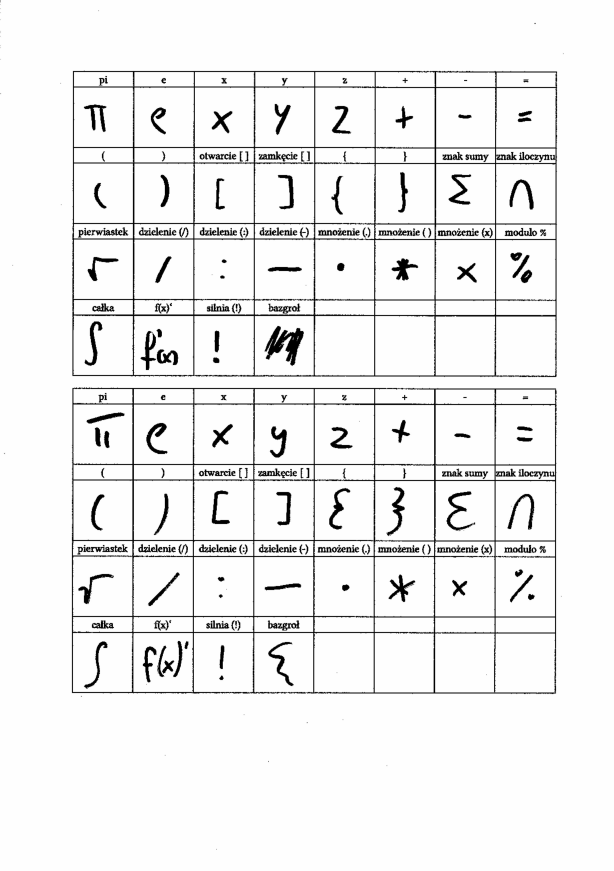
#> input picture assets/tables_to_crop/Zosia_Inz_0001.jpg, 2454 x 3484 px, given in place of Zosia_Inz_0009.jpg, which was not available (shown at 1/4 size)
$ python Cropp_test.py
#> lines starting #> are read from the running program, lines starting #| are printed output that depends on the picture; after the words box and inside, x2 and y2 are one past the last pixel; in counts of white or black regions, pixels touching at a corner belong together
#> in main, img is the input picture: shape (3484, 2454, 3); min 0, max 255, mean 239.5
import os

import cv2
import numpy as np

output_folder = 'assets/database'
os.makedirs(output_folder, exist_ok=True)

def cutting_out_cells(img, table, pic_number):
#> called with pic_number = 9
    gray = cv2.cvtColor(img, cv2.COLOR_BGR2GRAY)
    thresh = cv2.adaptiveThreshold(gray, 255, cv2.ADAPTIVE_THRESH_GAUSSIAN_C,
                                   cv2.THRESH_BINARY_INV, 11, 2)
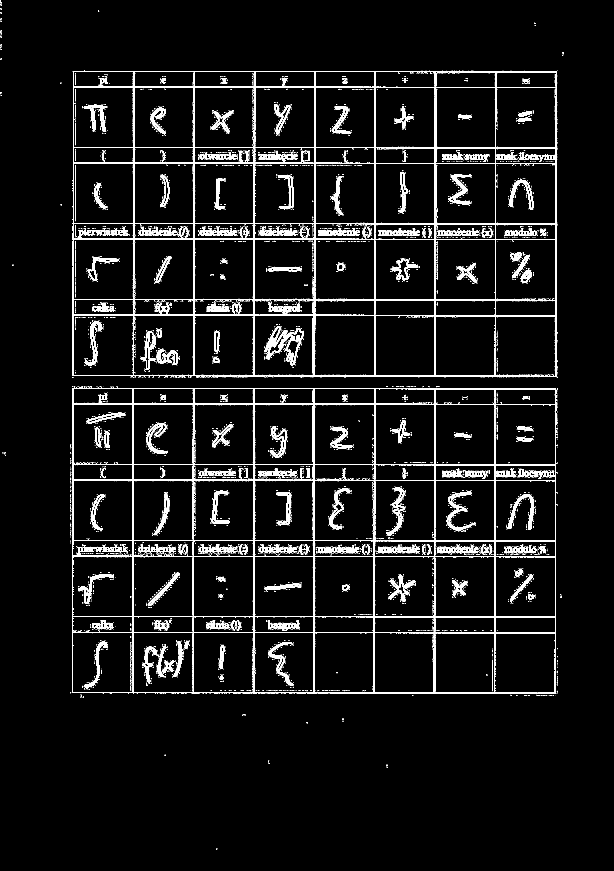
#> thresh: shape (3484, 2454) (shown at 1/4 size); 5.5% white; 10887 white regions (10560 under 20 px), largest, box (x1, y1, x2, y2) and area: (289, 281, 2229, 1509) 125763, (287, 1549, 2227, 2776) 123578, (1059, 1304, 1215, 1464) 6184

    horizontal_kernel = cv2.getStructuringElement(cv2.MORPH_RECT, (50, 1))
    vertical_kernel = cv2.getStructuringElement(cv2.MORPH_RECT, (1, 50))

    horizontal_lines = cv2.morphologyEx(thresh, cv2.MORPH_OPEN, horizontal_kernel, iterations=2)
#> horizontal_lines: shape (3484, 2454); 1.5% white; 19 white regions, largest, box (x1, y1, x2, y2) and area: (292, 1258, 2228, 1266) 9372, (292, 1614, 2228, 1620) 8158, (290, 2464, 2226, 2470) 7624
    vertical_lines = cv2.morphologyEx(thresh, cv2.MORPH_OPEN, vertical_kernel, iterations=2)
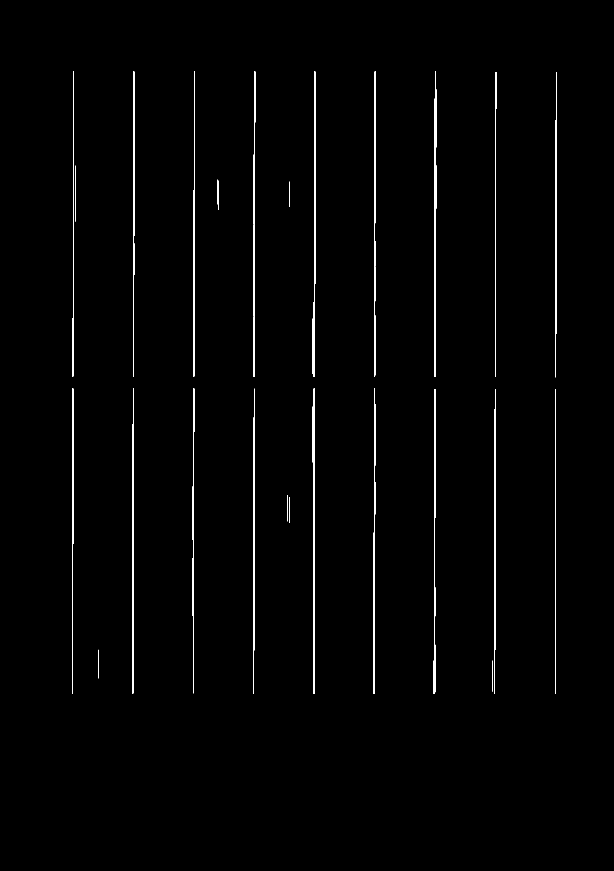
#> vertical_lines: shape (3484, 2454) (shown at 1/4 size); 0.94% white; 28 white regions, largest, box (x1, y1, x2, y2) and area: (1735, 1556, 1743, 2776) 5554, (530, 1554, 536, 2774) 5017, (532, 286, 538, 1506) 5003

    table_grid = cv2.add(horizontal_lines, vertical_lines)
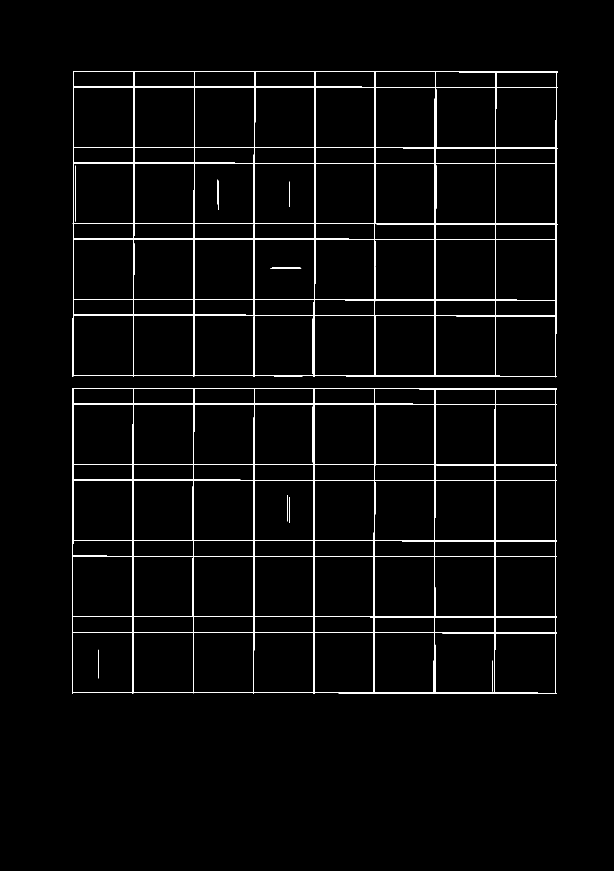
#> table_grid: shape (3484, 2454) (shown at 1/4 size); 2.4% white; 13 white regions
    contours, hierarchy = cv2.findContours(table_grid, cv2.RETR_TREE, cv2.CHAIN_APPROX_SIMPLE)
#> contours = 141 contours, 9 with area under 20; largest, box (x1, y1, x2, y2) and area: (288, 1552, 2228, 2776) 2357658, (290, 284, 2231, 1510) 2357352, (1018, 957, 1258, 1199) 57597, (776, 957, 1016, 1199) 57547, (1981, 1265, 2224, 1505) 57514

    cells = []
    for c in contours:
        x, y, w, h = cv2.boundingRect(c)
        if w > 20 and h > 10 and w < img.shape[1] * 0.9 and h < img.shape[0] * 0.9:
            if h >= 100 and h < 400 and w >= 100 and w < 400:
                cells.append((x, y, w, h))
#> this loop made 141 passes
#> (x, y, w, h) on passes 1, 2, 3, 5, 6, 7, 8, 9, 10, 12, 13, 14: (288, 1552, 1940, 1224), (1979, 2533, 243, 240), (1739, 2531, 241, 240), (1498, 2531, 240, 240), (1256, 2531, 240, 240), (1014, 2531, 240, 240), (772, 2531, 243, 240), (532, 2531, 241, 240), (290, 2529, 241, 240), (1981, 2469, 240, 62), (1739, 2469, 241, 62), (1498, 2469, 240, 62)
#> (c, x, y, w, h) on passes 4, 11, 41, 42, 59: ([[1969, 2642], [1969, 2766]], 1969, 2642, 1, 125), ([[392, 2599], [392, 2713]], 392, 2599, 1, 115), ([[1158, 1988], [1158, 2091]], 1158, 1988, 1, 104), ([[1149, 1980], [1149, 2085]], 1149, 1980, 1, 106), ([[1248, 1626], [1248, 1849]], 1248, 1626, 1, 224)
#> after the loop, cells = 64 items, first 6: (1979, 2533, 243, 240), (1739, 2531, 241, 240), (1498, 2531, 240, 240), (1256, 2531, 240, 240), (1014, 2531, 240, 240), (772, 2531, 243, 240)
    cells = sorted(cells, key=lambda b: (b[1] // 15, b[0]))
#> cells = 64 items, first 6: (294, 349, 241, 240), (536, 349, 241, 240), (776, 349, 242, 240), (1018, 349, 240, 240), (1260, 349, 240, 242), (1501, 349, 241, 242)

    i = 0
    for j, (x, y, w, h) in enumerate(cells):
        cells_per_table = 32
        pos_in_table = j % cells_per_table
        if pos_in_table < 28:
            margin = 6
            content_x = x + margin
            content_y = y + margin
            content_w = w - 2*margin
            content_h = h - 2*margin
            if content_w <= 0 or content_h <= 0:
                continue
            content_img = img[content_y:content_y + content_h, content_x:content_x + content_w]
            cell_gray = cv2.cvtColor(content_img, cv2.COLOR_BGR2GRAY)
            _, cell_thresh = cv2.threshold(cell_gray, 200, 255, cv2.THRESH_BINARY_INV)
            noise_kernel = cv2.getStructuringElement(cv2.MORPH_RECT, (3, 3))
            cleaned_thresh = cv2.morphologyEx(cell_thresh, cv2.MORPH_OPEN, noise_kernel, iterations=1)
            final_img = cv2.bitwise_not(cleaned_thresh)
            if cv2.countNonZero(cleaned_thresh) < 40:
                continue

            category = table[i % len(table)]
            folder_path = os.path.join(output_folder, category)
            os.makedirs(folder_path, exist_ok=True)
            filename = os.path.join(folder_path, f"{table[i % len(table)]}_{pic_number}_{i}.png")
            cv2.imwrite(filename, final_img)
            i = i + 1
#> this loop made 64 passes
#> (x, y, w, h, pos_in_table, content_x, content_y, content_w) on passes 1 to 12: (294, 349, 241, 240, 0, 300, 355, 229), (536, 349, 241, 240, 1, 542, 355, 229), (776, 349, 242, 240, 2, 782, 355, 230), (1018, 349, 240, 240, 3, 1024, 355, 228), (1260, 349, 240, 242, 4, 1266, 355, 228), (1501, 349, 241, 242, 5, 1507, 355, 229), (1743, 351, 241, 240, 6, 1749, 357, 229), (1983, 351, 243, 240, 7, 1989, 357, 231), (294, 653, 241, 240, 8, 300, 659, 229), (536, 653, 241, 240, 9, 542, 659, 229), (776, 653, 240, 240, 10, 782, 659, 228), (1018, 653, 240, 242, 11, 1024, 659, 228)
#> (x, y, w, h, pos_in_table, content_x) on pass 36: (1016, 1617, 240, 240, 3, 1022)
#> pass 1, in cutting_out_cells, `content_img = img[content_y:content_y + content_h, content_x:content_x..`:
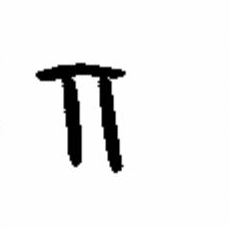
#> content_img: shape (228, 229, 3); min 0, max 255, mean 237.3
#> pass 1, in cutting_out_cells, `_, cell_thresh = cv2.threshold(cell_gray, 200, 255, cv2.THRESH_BINARY_..`:
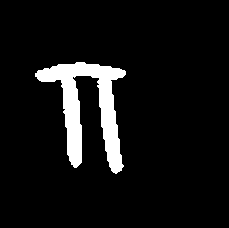
#> cell_thresh: shape (228, 229); 7.3% white; 1 white region, box (x1, y1, x2, y2) and area: (35, 62, 126, 174) 3818
#> after the loop:
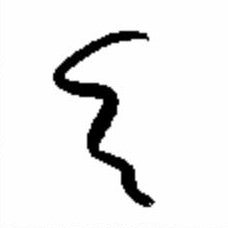
#> cell_gray: shape (228, 228); min 0, max 255, mean 236.2
#> after the loop:
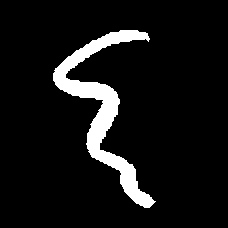
#> cell_thresh: shape (228, 228); 7.9% white; 1 white region, box (x1, y1, x2, y2) and area: (53, 30, 156, 208) 4116
#> after the loop: cleaned_thresh: shape (228, 228); 7.9% white; 1 white region, box (x1, y1, x2, y2) and area: (53, 30, 154, 208) 4100

def main():
    table = [
        "pi", "e", "x", "y", "z", "plus", "minus", "rowna_sie",
        "otwarcie1", "zamkniecie1", "otwarcie2", "zamkniecie2",
        "otwarcie3", "zamkniecie3", "symbol_sumy", "znak_iloczynu",
        "pierwiastek", "dzielenie_slash", "dzielenie_dwukropek",
        "dzielenie_ulamek", "mnozenie_kropka", "mnozenie_gwiazdka",
        "mnozenie_x", "modulo", "calka", "pochodna", "silnia", "bazgrol"
    ]
    for i in range(9, 15):
        full_path = f"assets/tables_to_crop/Zosia_Inz_000{i}.jpg"
        img = cv2.imread(full_path)
        if img is None:
            print(f"Ostrzeżenie: Nie znaleziono pliku '{full_path}'. Pomijam.")
            continue
        print("tne obrazek")
        cutting_out_cells(img, table, i)
#> pass 2 of the loop in main, `for i in range(9, 15):`:
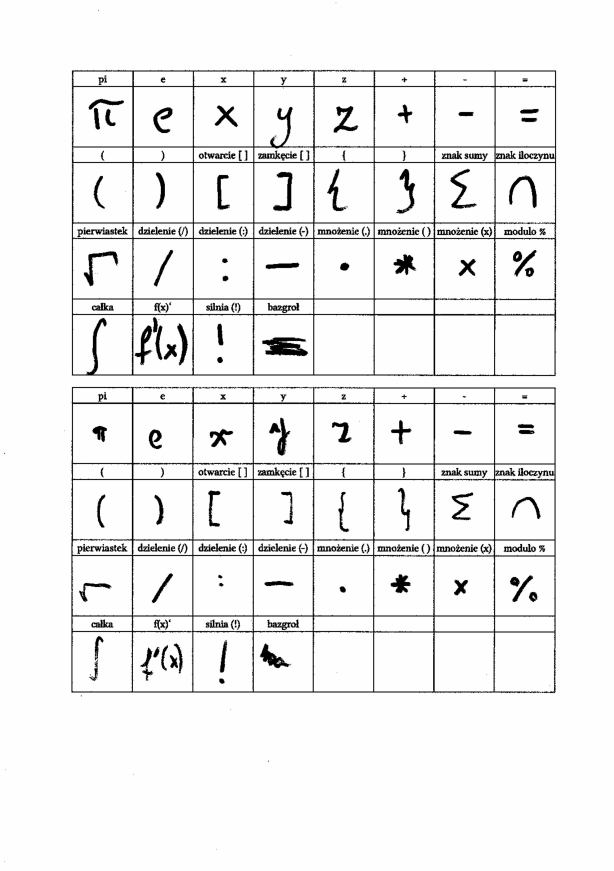
#> input picture assets/tables_to_crop/Zosia_Inz_0002.jpg, 2454 x 3484 px, given in place of Zosia_Inz_00010.jpg, which was not available (shown at 1/4 size)
#> in main, img is the input picture: shape (3484, 2454, 3); min 0, max 255, mean 239.5
#> in cutting_out_cells (call 2), `thresh = cv2.adaptiveThreshold(gray, 255, cv2.ADAPTIVE_THRESH_GAUSSIAN..`:
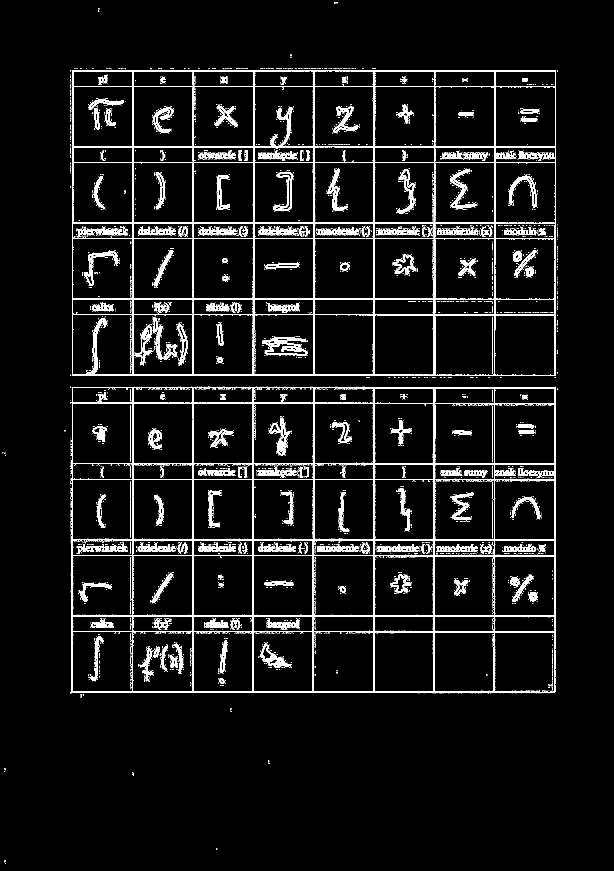
#> thresh: shape (3484, 2454) (shown at 1/4 size); 5.5% white; 10689 white regions (10352 under 20 px), largest, box (x1, y1, x2, y2) and area: (287, 280, 2225, 1504) 129452, (285, 1547, 2224, 2773) 124219, (1049, 1350, 1231, 1424) 4962
#> horizontal_lines: shape (3484, 2454); 1.5% white; 24 white regions, largest, box (x1, y1, x2, y2) and area: (290, 1610, 2224, 1616) 8940, (290, 1256, 2226, 1262) 8188, (290, 648, 2226, 652) 7744
#> vertical_lines: shape (3484, 2454); 0.94% white; 29 white regions, largest, box (x1, y1, x2, y2) and area: (528, 1550, 534, 2772) 5335, (1733, 1552, 1741, 2772) 4963, (1251, 1550, 1257, 2772) 4882
#> table_grid: shape (3484, 2454); 2.4% white; 19 white regions, largest, box (x1, y1, x2, y2) and area: (286, 1548, 2225, 2774) 102879, (288, 282, 2226, 1506) 102384, (1161, 694, 1165, 836) 470
#> the loop in cutting_out_cells (call 2), `for c in contours:` made 147 passes
#> c on passes 26, 37, 44, 55: [[521, 2231], [521, 2393]], [[1969, 2009], [1969, 2153]], [[521, 1927], [521, 2152]], [[1969, 1626], [1969, 1849]]
#> the loop in cutting_out_cells (call 2), `for j, (x, y, w, h) in enumerate(cells):` made 64 passes
#> (x, y, w, h) on passes 1 to 8: (290, 347, 241, 240), (532, 347, 241, 240), (774, 347, 240, 240), (1016, 347, 240, 240), (1258, 347, 240, 240), (1497, 347, 241, 240), (1739, 347, 241, 240), (1981, 347, 240, 240)
#> after the loop in cutting_out_cells (call 2), `for j, (x, y, w, h) in enumerate(cells):`:
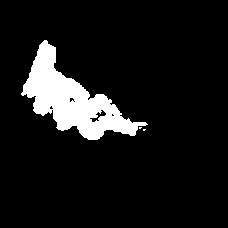
#> cell_thresh: shape (228, 228); 9.1% white; 3 white regions (2 under 20 px), largest, box (x1, y1, x2, y2) and area: (21, 40, 148, 140) 4733

if __name__ == "__main__":
    main()
